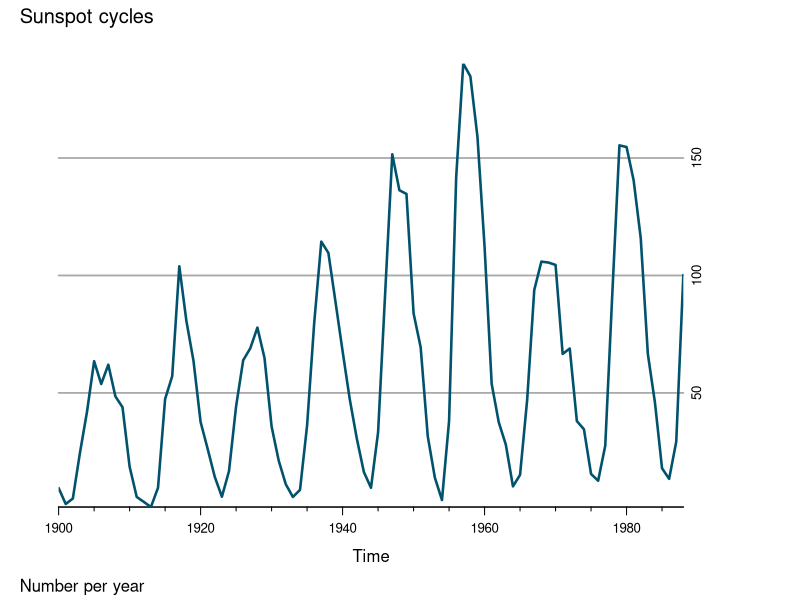
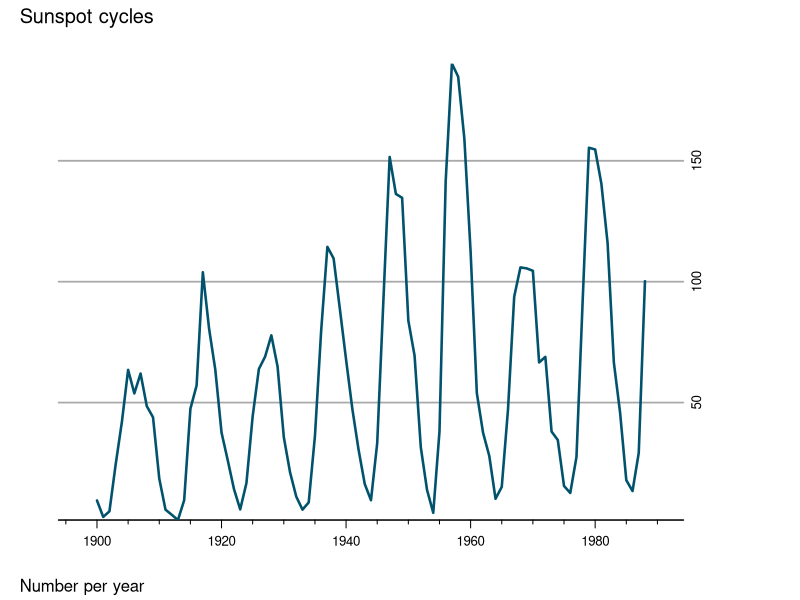
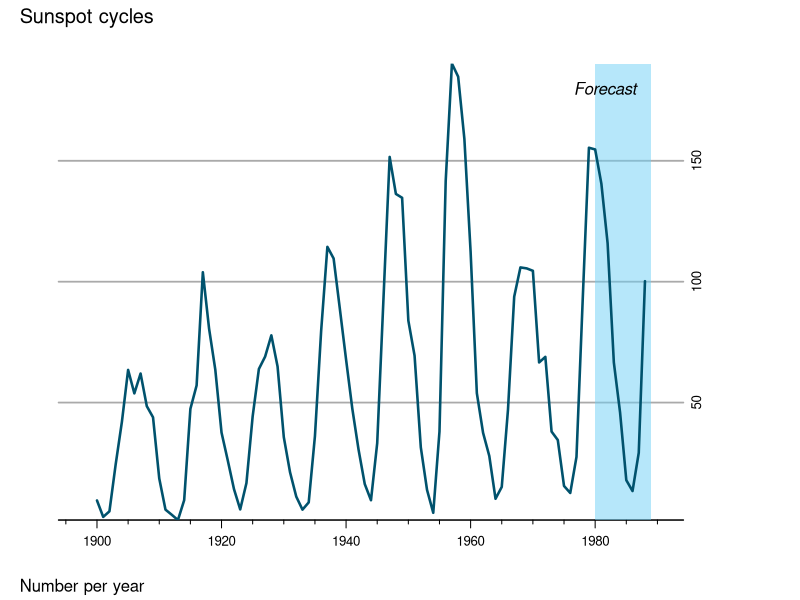
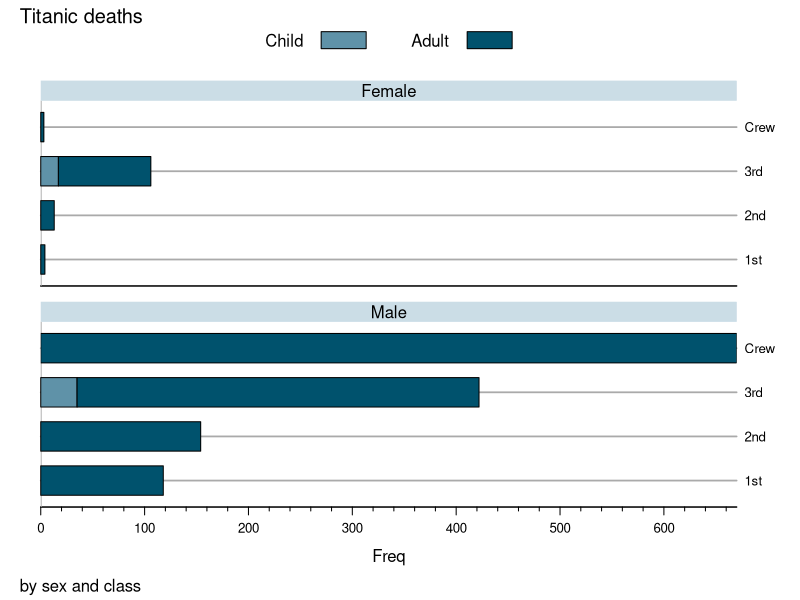
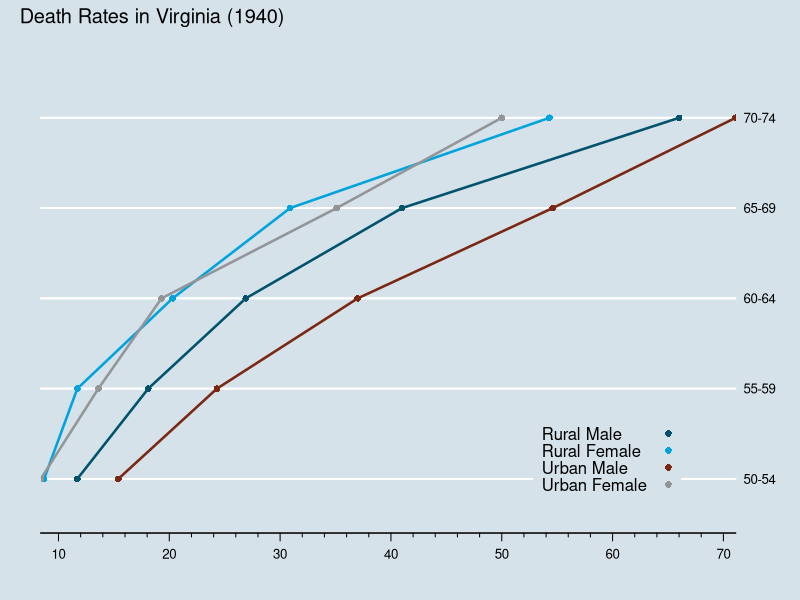
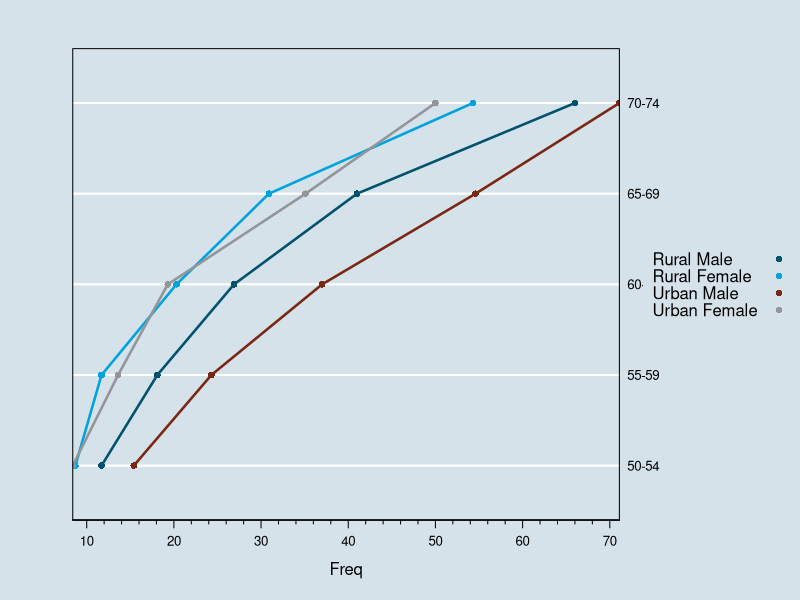
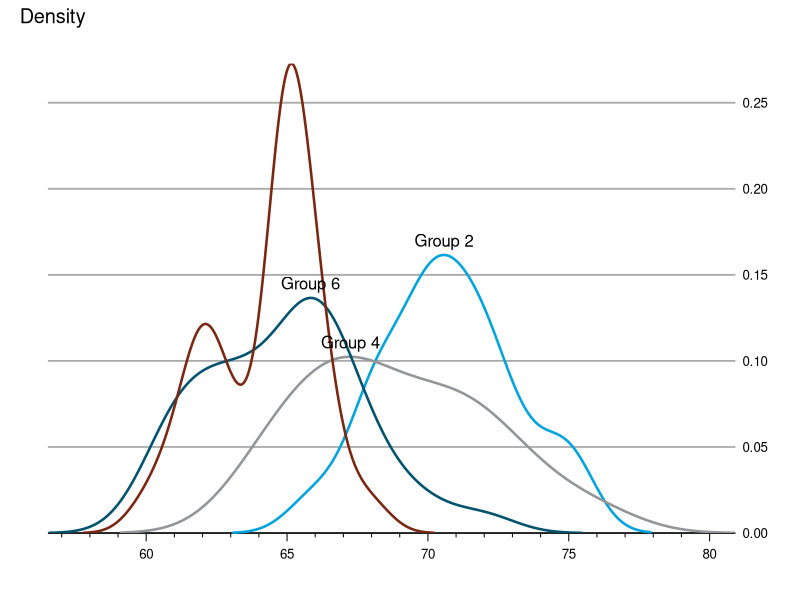

Recreate these plots in R, in order.
library(latticeExtra)


### Name: theEconomist.theme
### Title: Generate plots with style like The Economist.
### Aliases: theEconomist.theme theEconomist.opts theEconomist.axis
###   asTheEconomist
### Keywords: dplot

### ** Examples

xyplot(window(sunspot.year, start = 1900),
  main = "Sunspot cycles", sub = "Number per year",
  par.settings = theEconomist.theme(box = "transparent"),
  lattice.options = theEconomist.opts())

asTheEconomist(xyplot(window(sunspot.year, start = 1900),
  main = "Sunspot cycles", sub = "Number per year"))

trellis.last.object() +
  layer_(panel.xblocks(x, x >= 1980, col = "#6CCFF6", alpha = .5)) +
  layer(panel.text(1988, 180, "Forecast", font = 3, pos = 2))

## set as defaults -- remember to set back when finished.
opar <- trellis.par.get()
trellis.par.set(theEconomist.theme(box = "transparent"))
oopt <- lattice.options(theEconomist.opts())

barchart(Titanic[,,,"No"], main = "Titanic deaths", layout = 1:2,
    sub = "by sex and class", auto.key = list(columns = 2),
    scales = list(y = list(alternating = 2)))

asTheEconomist(
  dotplot(VADeaths, main = "Death Rates in Virginia (1940)",
    auto.key = list(corner = c(.9,0.1))),
  type = "b", with.bg = TRUE)

dotplot(VADeaths, auto.key = TRUE, type = "b",
  par.settings = theEconomist.theme(with.bg = TRUE))

asTheEconomist(
  densityplot(~ height, groups = voice.part, data = singer,
    subset = grep("1", voice.part), plot.points = FALSE)) +
glayer(d <- density(x), i <- which.max(d$y),
  ltext(d$x[i], d$y[i], paste("Group", group.number), pos = 3))

## reset
trellis.par.set(opar)
lattice.options(oopt)
